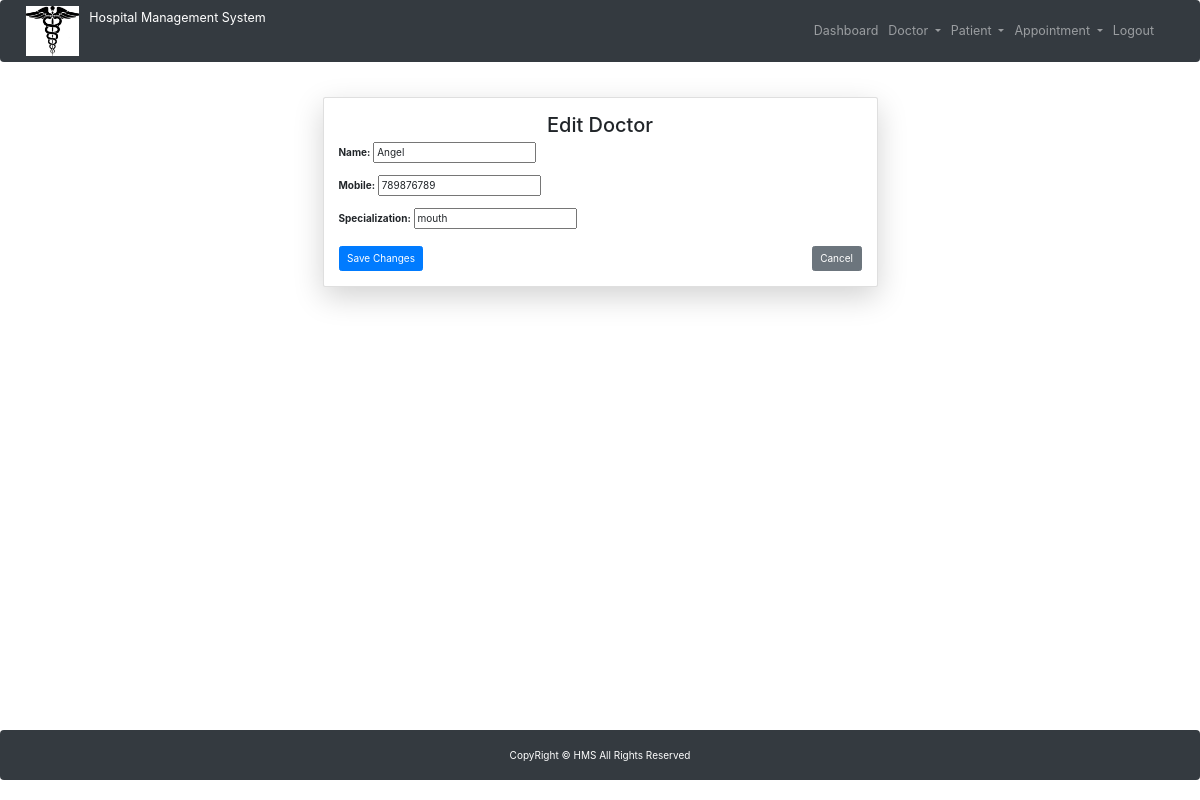
The app's page /edit-doctor/2/ (signed in) with its own data.
### doctor/models.py (models this page shows)
class Doctor(models.Model):
    name = models.CharField(max_length=50)
    mobile = models.IntegerField()
    specialization = models.CharField(max_length=50)
    password = models.CharField(max_length=50, null=True, blank=True)

### hospital/views.py (the view)
# urls.py: path('edit-doctor/<int:pid>/', edit_doctor, name='edit_doctor'),
@login_required
def edit_doctor(request, pid):
    if not request.user.is_staff:
        return redirect('login')
    doctor = get_object_or_404(Doctor, id=pid)
    if request.method == 'POST':
        form = DoctorForm(request.POST, instance=doctor)
        if form.is_valid():
            form.save()
            messages.success(request, "Changes saved successfully!")
            return redirect('view_doctor')
    else:
        form = DoctorForm(instance=doctor)
    return render(request, 'edit_doctor.html', {'form': form, 'doctor': doctor})

### doctor/forms.py
class DoctorForm(forms.ModelForm):
    class Meta:
        model = Doctor
        fields = ['name', 'mobile', 'specialization']  # Include relevant fields

### hospital/templates/edit_doctor.html (shortened to what this page needs)
<!DOCTYPE html>
<html lang="en">
<head>
    {% include 'base.html' %}
    {% include 'navigation.html' %}
</head>
<body>
{% block content %}
<div class="container mt-4 d-flex justify-content-center">
  <div class="card shadow-lg p-4 w-50">
    <h2 class="text-center">Edit Doctor</h2>
    <form method="post">
      {{ form.as_p }}
      <div class="d-flex justify-content-between mt-4">
        <button type="submit" class="btn btn-primary">Save Changes</button>
        <a href="{% url 'view_doctor' %}" class="btn btn-secondary">Cancel</a>
      </div>
    </form>
  </div>
</div>
{% endblock content %}
</body>
</html>
{% include 'footer.html' %}

### records on screen
Doctor: name "Angel", mobile "789876789", specialization "mouth"
